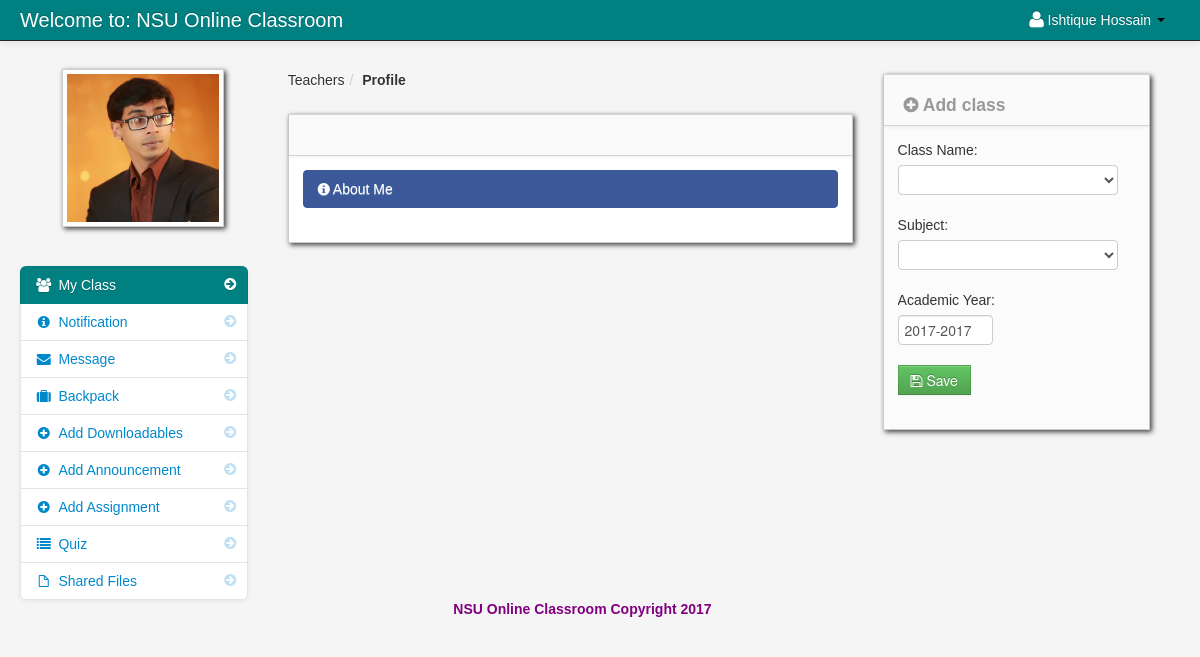
/profile_teacher.php (signed in), run on the app's committed database.
### tables this page shows
CREATE TABLE `teacher` (
  `teacher_id` int(11) NOT NULL,
  `username` varchar(100) NOT NULL,
  `password` varchar(200) NOT NULL,
  `firstname` varchar(100) NOT NULL,
  `lastname` varchar(100) NOT NULL,
  `department_id` int(11) NOT NULL,
  `location` varchar(200) NOT NULL,
  `about` varchar(500) NOT NULL,
  `teacher_status` varchar(20) NOT NULL,
  `teacher_stat` varchar(100) NOT NULL
);

CREATE TABLE `school_year` (
  `school_year_id` int(11) NOT NULL,
  `school_year` varchar(100) NOT NULL
);

### session.php (called while the page is built, shortened)
<?php
$session_id=$_SESSION['id'];
?>

### add_class.php (the view, shortened to what this page needs)
                <div class="block">
                    <div class="navbar navbar-inner block-header">
                        <div id="" class="muted pull-left"><h4><i class="icon-plus-sign"></i> Add class</h4></div>
                    </div>
                    <div class="block-content collapse in">
                        <div class="span12">
<form method="post" id="add_class">
		<div class="control-group">
			<label>Class Name:</label>
                                  <div class="controls">
                                    <select name="class_id"  class="" required>
                                     	<option></option>
			<?php
			$query = mysql_query("select * from class order by class_name");
			while($row = mysql_fetch_array($query)){
			?>
			<option value="<?php echo $row['class_id']; ?>"><?php echo $row['class_name']; ?></option>
			<?php } ?>
                                    </select>
                                  </div>
                                </div>
		<div class="control-group">
			<label>Subject:</label>
                                  <div class="controls">
                                    <select name="subject_id"  class="" required>
                                     	<option></option>
			<?php
			$query = mysql_query("select * from subject order by subject_code");
			while($row = mysql_fetch_array($query)){
			?>
			<option value="<?php echo $row['subject_id']; ?>"><?php echo $row['subject_code']; ?></option>
			<?php } ?>
                                    </select>
                                  </div>
                                </div>
		<div class="control-group">
			<label>Academic Year:</label>
                                  <div class="controls">
			<?php
			$query = mysql_query("select * from school_year order by school_year DESC");
			$row = mysql_fetch_array($query);
			?>
			<input id="" class="span5" type="text" class="" name="school_year" value="<?php  echo $row['school_year']; ?>" >
                                  </div>
                                </div>
			<div class="control-group">
                                  <div class="controls">
				<button name="save" class="btn btn-success"><i class="icon-save"></i> Save</button>
                                  </div>
                                </div>
                        </form>
</div>
                    </div>
                </div>

### navbar_teacher.php (shortened to what this page needs)
	<div class="navbar navbar-fixed-top navbar-inverse">
           <div class="navbar-inner">
               <div class="container-fluid">
                   <a class="brand" href="#">Welcome to: NSU Online Classroom</a>
							<div class="nav-collapse collapse">
								<ul class="nav pull-right">
												<?php $query= mysql_query("select * from teacher where teacher_id = '$session_id'")or die(mysql_error());
														$row = mysql_fetch_array($query);
												?>
												<li class="dropdown">
													<a href="#" role="button" class="dropdown-toggle" data-toggle="dropdown"> <i class="icon-user icon-large"></i><?php echo $row['firstname']." ".$row['lastname'];  ?> <i class="caret"></i></a>
												</li>
								</ul>
							</div>
               </div>
           </div>
</div>

### teacher_sidebar.php (shortened to what this page needs)
<div class="span3" id="sidebar">
	<img id="avatar" class="img-polaroid" src="admin/<?php echo $row['location']; ?>">
	<ul class="nav nav-list bs-docs-sidenav nav-collapse collapse">
		<li class="active"><a href="dasboard_teacher.php"><i class="icon-chevron-right"></i><i class="icon-group"></i>&nbsp;My Class</a></li>
		<li class=""><a href="notification_teacher.php"><i class="icon-chevron-right"></i><i class="icon-info-sign"></i>&nbsp;Notification
		</a></li>
		<li class=""><a href="teacher_message.php"><i class="icon-chevron-right"></i><i class="icon-envelope-alt"></i>&nbsp;Message</a></li>
		<li class=""><a href="teacher_backack.php"><i class="icon-chevron-right"></i><i class="icon-suitcase"></i>&nbsp;Backpack</a></li>
		<li class=""><a href="add_downloadable.php"><i class="icon-chevron-right"></i><i class="icon-plus-sign"></i>&nbsp;Add Downloadables</a></li>
		<li class=""><a href="add_announcement.php"><i class="icon-chevron-right"></i><i class="icon-plus-sign"></i>&nbsp;Add Announcement</a></li>
		<li class=""><a href="add_assignment.php"><i class="icon-chevron-right"></i><i class="icon-plus-sign"></i>&nbsp;Add Assignment</a></li>
		<li class=""><a href="teacher_quiz.php"><i class="icon-chevron-right"></i><i class="icon-list"></i>&nbsp;Quiz</a></li>
		<li class=""><a href="teacher_share.php"><i class="icon-chevron-right"></i><i class="icon-file"></i>&nbsp;Shared Files</a></li>
	</ul>
</div>

### admin/assets/styles.css (style rules this page uses)
body { padding-top: 60px; padding-bottom: 40px; background-color: #f5f5f5; }
.block { background: url("../images/pixel-60fff.png") repeat scroll 0 0 rgba(0, 0, 0, 0) !important; border: 1px solid #ccc; background: white; margin: 1em 0em; border-top: none; -webkit-box-shadow: 2px 2px 5px rgba(0, 0, 6, 0.75); -moz-box-shadow: 2px 2px 5px rgba(0, 0, 6, 0.75); box-shadow: 2px 2px 5px rgba(0, 0, 6, 0.75); }
.block-content { margin: 1em; min-height: .25em; }
.block-header { margin-bottom: 0px; border-right: none; border-left: none; -webkit-border-radius: 0px; -moz-border-radius: 0px; border-radius: 0px; }
.block-header div { padding-top: 10px; }
.bs-docs-sidenav { max-width: 228px; margin: 30px 0 0; padding: 0; background-color: #fff; -webkit-border-radius: 6px; -moz-border-radius: 6px; border-radius: 6px; -webkit-box-shadow: 0 1px 4px rgba(0,0,0,.065); -moz-box-shadow: 0 1px 4px rgba(0,0,0,.065); box-shadow: 0 1px 4px rgba(0,0,0,.065); }
.bs-docs-sidenav > li > a { display: block; width: 190px \9; margin: 0 0 -1px; padding: 8px 14px; border: 1px solid #e5e5e5; }
.bs-docs-sidenav > li:first-child > a { -webkit-border-radius: 6px 6px 0 0; -moz-border-radius: 6px 6px 0 0; border-radius: 6px 6px 0 0; }
.bs-docs-sidenav > li:last-child > a { -webkit-border-radius: 0 0 6px 6px; -moz-border-radius: 0 0 6px 6px; border-radius: 0 0 6px 6px; }
.bs-docs-sidenav > .active > a { position: relative; z-index: 2; padding: 9px 15px; border: 0; text-shadow: 0 1px 0 rgba(0,0,0,.15); -webkit-box-shadow: inset 1px 0 0 rgba(0,0,0,.1), inset -1px 0 0 rgba(0,0,0,.1); -moz-box-shadow: inset 1px 0 0 rgba(0,0,0,.1), inset -1px 0 0 rgba(0,0,0,.1); box-shadow: inset 1px 0 0 rgba(0,0,0,.1), inset -1px 0 0 rgba(0,0,0,.1); }
.bs-docs-sidenav .icon-chevron-right { float: right; margin-top: 2px; margin-right: -6px; opacity: .25; }
.bs-docs-sidenav .active .icon-chevron-right, .bs-docs-sidenav .active a:hover .icon-chevron-right { opacity: 1; }

### data on the page
teacher: firstname "Ishtique", lastname "Hossain", location (picture)
school_year: school_year "2017-2017"
